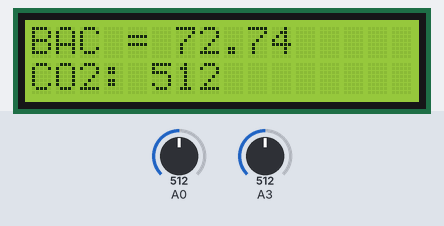
Bench run of a sketch on a simulated Arduino Uno, built with avr-gcc and run on an emulated ATmega328P. On the bench: 16×2 character LCD. The test bench sets the inputs (shaded band); at power-on: A0 = 512, A3 = 512. What the sketch prints to the serial monitor is not drawn.

Above: at 1.2 s.
1.3 s: A0 set to 716
At 2.6 s:
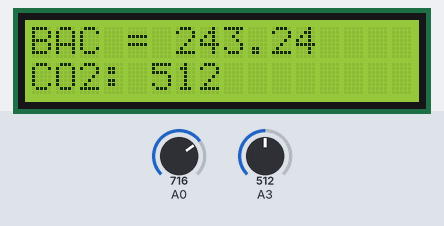
4.0 s: A3 set to 716
At 5.9 s:
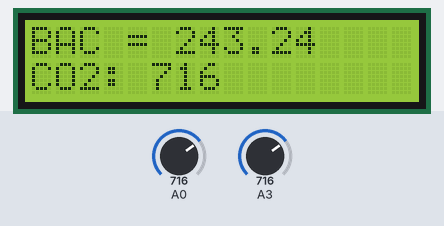
6.7 s: A0 set to 900
At 8.8 s:
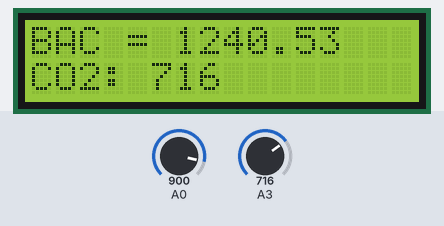
9.5 s: A3 set to 900
At 11.0 s:
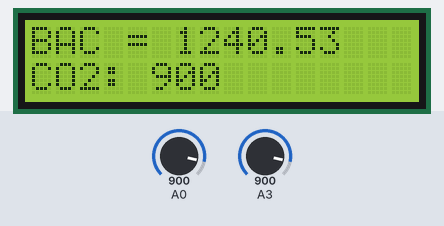
12.2 s: A0 set to 1023
At 15.2 s:
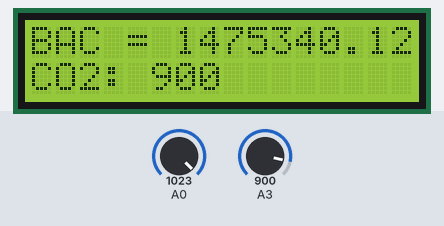
15.6 s: A3 set to 1023
At 17.4 s:
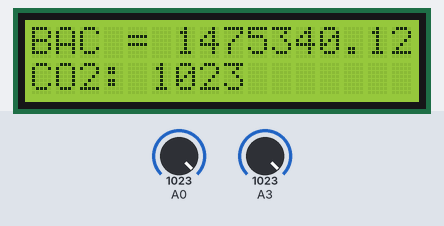
Timing chart, 0 to 18.9 s (numbered marks = the images above; inputs shaded):
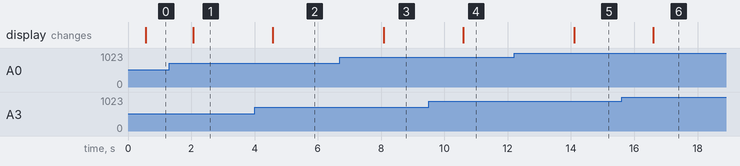

Measured:
- after the input at 1.3 s, the display: changes after 0.77 s (image 1)
- after the input at 4.0 s, the display: changes after 0.58 s (image 2)
- after the input at 6.7 s, the display: changes after 1.4 s (image 3)
- after the input at 9.5 s, the display: changes after 1.1 s (image 4)
- after the input at 12.2 s, the display: changes after 1.9 s (image 5)
- after the input at 15.6 s, the display: changes after 1.0 s (image 6)

The sketch:

Temp_hum.ino
```cpp
#include <Wire.h>
#include <LiquidCrystal.h>

LiquidCrystal lcd(12, 11, 5, 4, 3, 2);

const int colorR = 255;
const int colorG = 0;
const int colorB = 0;

float sensor_volt;
float RS_gas;
float R0;
float ratio;
float BAC;
int R2 = 2000;

void setup()
{
    lcd.begin(16, 2);
//    lcd.begin(16, 2);
//  lcd.setCursor(0,1);
//  lcd.write("JiMA.in");
    Serial.begin(9600);
}

void loop()
{
    int sensorValue = analogRead(A0);
    int sensorValue1 = analogRead(3);
    sensor_volt=(float)sensorValue/1024*5.0;
    RS_gas = ((5.0 * R2)/sensor_volt) - R2;
   /*-Replace the value of R0 with the value of R0 in your test -*/
    R0 = 16000;
    ratio = RS_gas/R0;// ratio = RS/R0
    double x = 0.4*ratio;
    BAC = pow(x,-1.431);  //BAC in mg/L
    lcd.setCursor(0,0);
    lcd.print("BAC = ");
    lcd.print(BAC);  //convert to ppm
    // lcd.print(" ppm");
    delay(500);
    lcd.setCursor(0,1);
    lcd.print("CO2: ");
    lcd.print(sensorValue1);
    delay(500);

    Serial.print("BAC = ");
    Serial.print(BAC);
    Serial.print(" ppm, CO2:");
    Serial.print(sensorValue1);
    Serial.print(" ppm.");
    Serial.print("\n");
    delay(1000);
}
```
